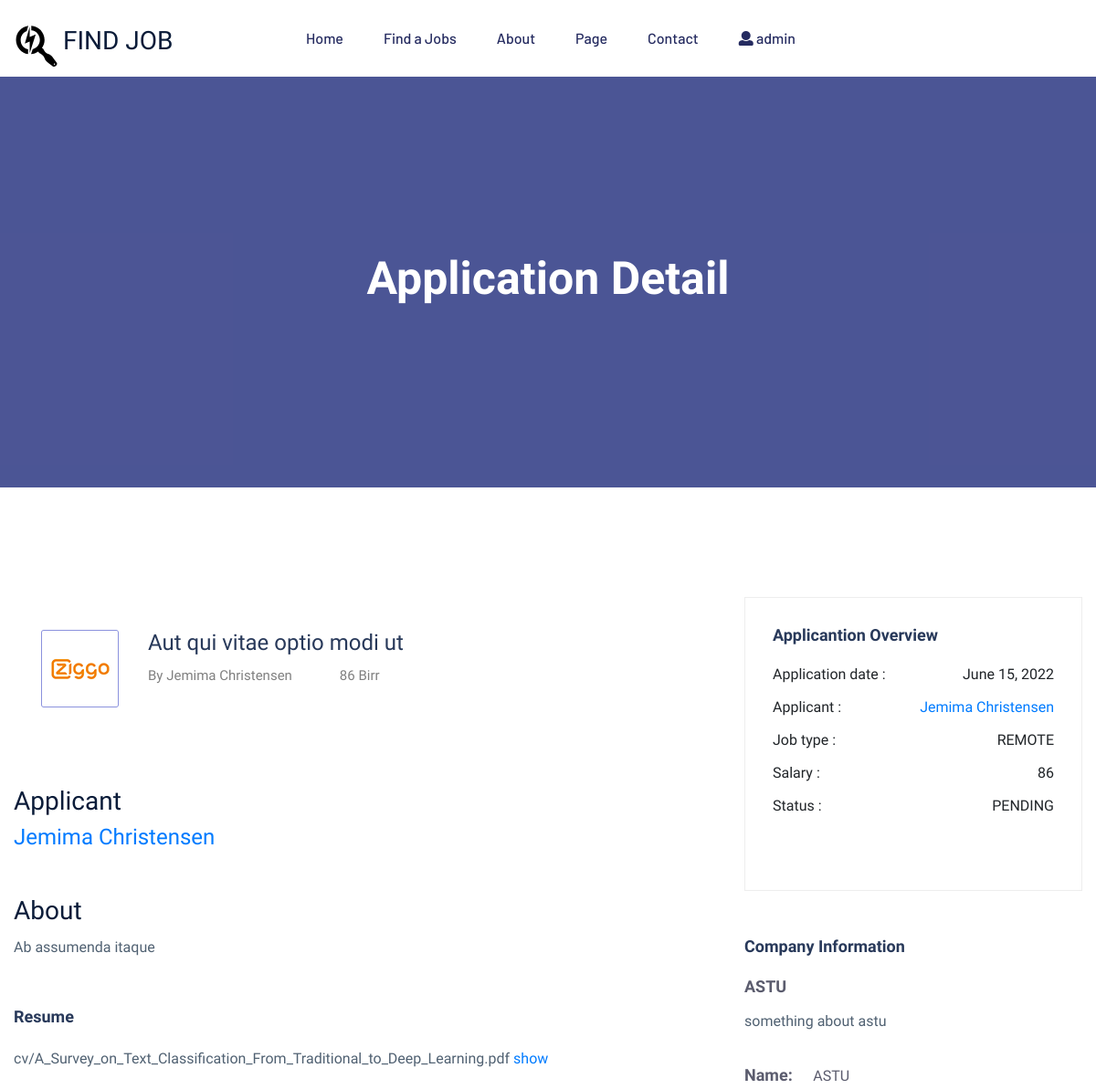
Page /job-application-detail/1 (signed in, upper part) on the earlier database version.
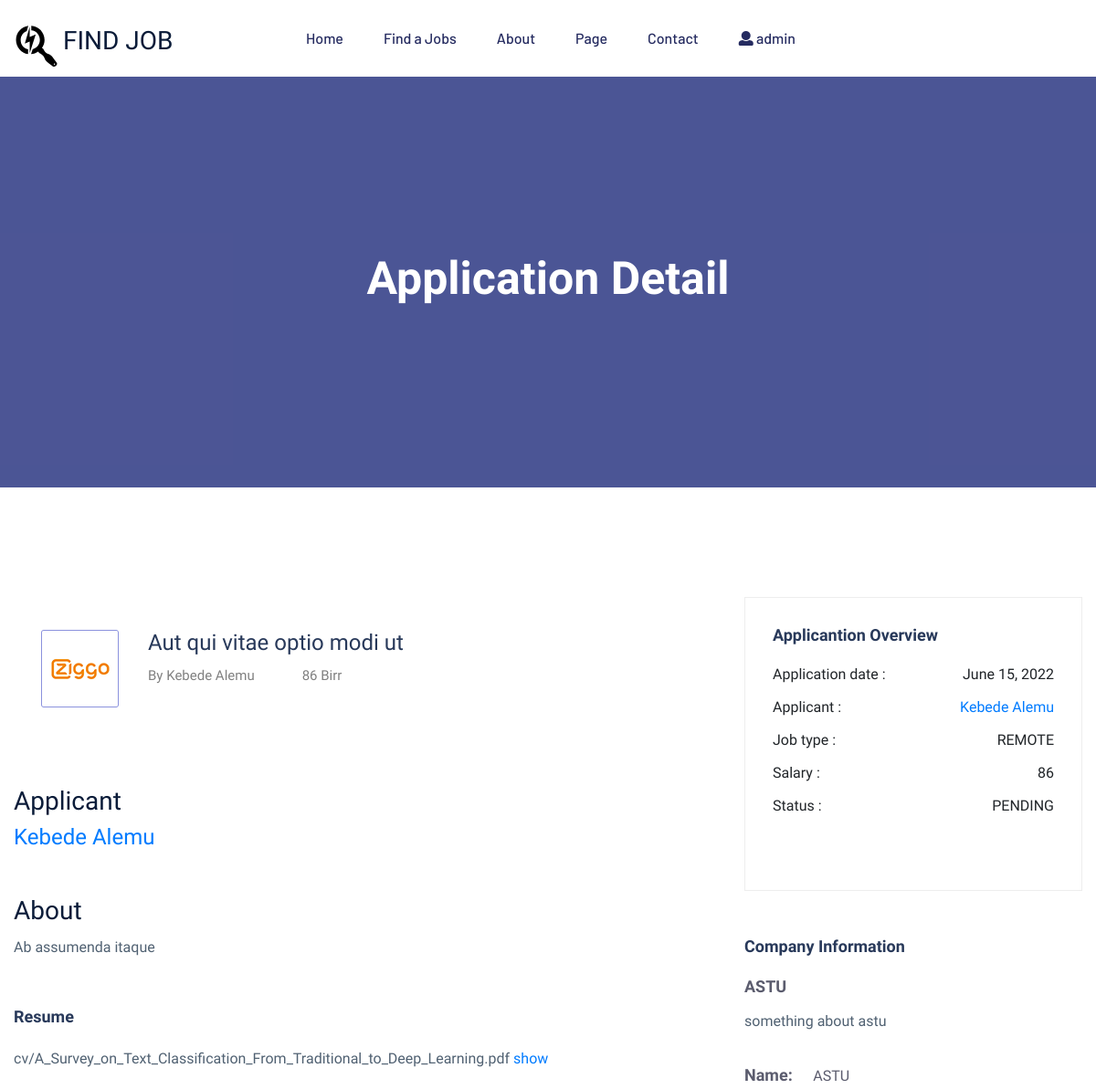
Same page on the later database version.
### apps/jobsearch/models.py (models this page shows, shortened)
class Application(models.Model):
    user = models.ForeignKey(Applicant,on_delete=models.CASCADE)
    job = models.ForeignKey(Job,on_delete=models.DO_NOTHING)
    resume = models.FileField(upload_to='./cv',blank=True,null=True)
    created_at = models.DateTimeField(auto_now_add=True)
    updated_at = models.DateTimeField(auto_now=True)
    status = models.CharField(max_length=20, choices=APPLICATION_STATUS_CHOICES,default="PENDING")
    about_yourself = models.TextField(null=True,blank=True)

class Applicant(models.Model):
    user = models.OneToOneField(User, on_delete=models.CASCADE)
    education_level = models.CharField(max_length=15,choices=EDUCATIONAL_LEVEL_CHOICES)
    resume = models.FileField(upload_to='./cv',blank=True,null=True)

class Job(models.Model):
    company = models.ForeignKey(Company,on_delete=models.CASCADE)
    start_date = models.DateField()
    end_date = models.DateField()
    title = models.CharField(max_length=300)
    description = models.TextField()
    category = models.CharField(max_length=40,choices=JOB_CATEGORIES)
    requirement = models.TextField(help_text='requirements for job')
    education_level = models.CharField(max_length=15,choices=EDUCATIONAL_LEVEL_CHOICES)
    experience = models.TextField(help_text='required experience for job')
    experience_year = models.IntegerField(default=0)
    salary = models.IntegerField(default=0)
    type = models.CharField(max_length=15,choices=JOB_TYPE_CHOICES)
    region = models.CharField(max_length=30,choices=REGION_CHOICES)
    vacancy = models.IntegerField(default=1)
    created_at = models.DateTimeField(auto_now_add=True)
    updated_at = models.DateTimeField(auto_now=True)

class Company(models.Model):
    employee = models.OneToOneField(User, on_delete=models.CASCADE)
    name = models.CharField(max_length=300)
    region = models.CharField(max_length=30,choices=REGION_CHOICES)
    city = models.CharField(max_length=15,choices=CITY_CHOICE)
    document = models.FileField(upload_to="company",blank=True,null=True)
    description = models.TextField()
    created_at = models.DateTimeField(auto_now_add=True)
    updated_at = models.DateTimeField(auto_now=True)
    email = models.EmailField()
    status = models.BooleanField(default=False)

### apps/user/models.py (models this page shows, shortened)
class User(AbstractUser):
    gender = models.CharField(max_length=2,choices=GENDER_CHOICES)
    phone = models.CharField(max_length=20)
    region = models.CharField(max_length=30,choices=REGION_CHOICES)
    city = models.CharField(max_length=15,choices=CITY_CHOICE)
    created_at = models.DateTimeField(auto_now_add=True)
    updated_at = models.DateTimeField(auto_now=True)
    user_type = models.CharField(max_length=20,choices=USER_TYPE_CHOICE,default="APPLICANT")

### apps/jobsearch/views.py (the view)
# urls.py: path('job-application-detail/<int:pk>',views.job_application_detail,name='job-application-detail'),
@login_required
def job_application_detail(request,pk):
    application = Application.objects.get(pk=pk)
    context = {
        'application':application
    }
    return render(request,'jobsearch/job_application_detail.html',context=context)

### apps/jobsearch/templates/jobsearch/job_application_detail.html (shortened to what this page needs)
{% extends 'base.html' %}
{%load static%}
{%block content%}
<div class="slider-area">
  <div
    class="single-slider section-overly slider-height2 d-flex align-items-center"
    >
    <div class="container">
      <div class="row">
        <div class="col-xl-12">
          <div class="hero-cap text-center">
            <h2>Application Detail</h2>
          </div>
        </div>
      </div>
    </div>
  </div>
</div>
<div class="job-post-company pt-120 pb-120">
  <div class="container">
    <div class="row justify-content-between">
      <div class="col-xl-7 col-lg-8">
        <div class="single-job-items mb-50">
          <div class="job-items">
            <div class="company-img company-img-details">
              <a href="#"><img src="{% static 'assets/img/icon/job-list1.png' %}" alt="" /></a>
            </div>
            <div class="job-tittle">
              <a href="#">
                <h4>{{application.job.title}}</h4>
              </a>
              <ul>
                <li>By {{application.user.user.first_name}} {{application.user.user.last_name}}</li>
                <li>{{application.job.salary}} Birr</li>
              </ul>
            </div>
          </div>
        </div>
        <div class="job-post-details">
          <div class="post-details1 mb-50">
            <div class="small-section-tittle">
              <h3>Applicant</h3>
            </div>
            <h4>
                <a class="text-primary" href="#">
                    {{application.user.user.first_name}} {{application.user.user.last_name}}
                </a>
            </h4>
          </div>
           <div class="post-details1 mb-50">
            <div class="small-section-tittle">
              <h3>About</h3>
            </div>
            <p>{{application.about_yourself}}
          </div>
          <div class="post-details2 mb-50">
            <div class="small-section-tittle">
              <h4>Resume</h4>
            </div>
            {%if application.resume %}
            <p>{{application.resume.name }}
                <a class="text-primary" href="{{application.resume.url}}">show</a>
            </p>
            {%else%}
                <h3>No resume found<h3>
            {%endif%}
          </div>
        </div>
      </div>
      <div class="col-xl-4 col-lg-4">
        <div class="post-details3 mb-50">
          <div class="small-section-tittle">
            <h4>Applicantion Overview</h4>
          </div>
          <ul>
            <li>Application date : <span>{{application.created_at|date}}</span></li>
            <li>Applicant :
                <span>
                    <a class="text-primary" href="#">
                        {{application.user.user.first_name}} {{application.user.user.last_name}}
                    </a>
                </span>
            </li>
            <li>Job type : <span>{{application.job.type}}</span></li>
            <li>Salary : <span>{{application.job.salary}}</span></li>
            <li>Status : <span>{{application.status}}</span></li>
          </ul>
        </div>
        <div class="post-details4 mb-50">
          <div class="small-section-tittle">
            <h4>Company Information</h4>
          </div>
          <span>{{application.job.company.name}}</span>
          <p>
            {{application.job.company.description}}
          </p>
          <ul>
            <li>Name: <span>{{application.job.company.name}} </span></li>
          </ul>
        </div>
      </div>
    </div>
  </div>
</div>
{%endblock content%}

Differences in the rows shown:
changed through a linked row, Application "Ab assumenda itaque": user.user.first_name "Jemima" → "Kebede"; user.user.last_name "Christensen" → "Alemu"
